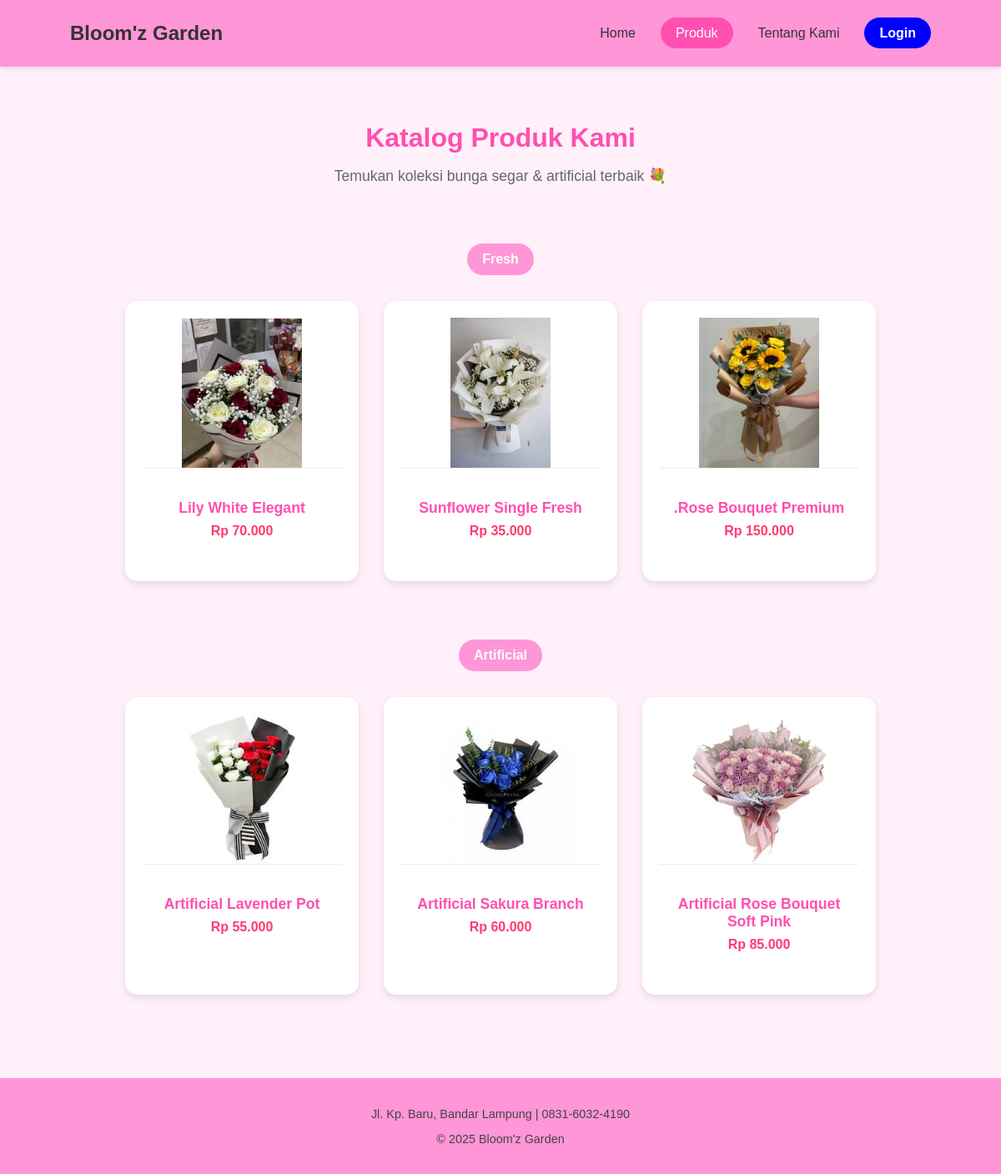
/produk.php, run on the app's committed database.
### tables this page shows
CREATE TABLE `produk` (
  `id_produk` int NOT NULL,
  `id_kategori` int NOT NULL,
  `nm_produk` varchar(255) NOT NULL,
  `deskripsi` text NOT NULL,
  `harga` int NOT NULL,
  `stok` int NOT NULL,
  `is_best_seller` tinyint NOT NULL DEFAULT '0',
  `images` varchar(255) NOT NULL
);

### produk.php (the view, shortened to what this page needs)
<?php
include "koneksi.php";
$fresh = mysqli_query($conn, "SELECT * FROM produk WHERE id_kategori = 1 ORDER BY id_produk DESC");
$artificial = mysqli_query($conn, "SELECT * FROM produk WHERE id_kategori = 2 ORDER BY id_produk DESC");
?>
<!DOCTYPE html>
<html lang="id">
<head>
    <link rel="stylesheet" href="style.css">
</head>
<body>
    <header>
        <div class="logo">Bloom'z Garden</div>
        <nav>
            <ul>
                <li><a href="index.php">Home</a></li>
                <li><a href="produk.php" class="active">Produk</a></li>
                <li><a href="about.php">Tentang Kami</a></li>
                <?php if (isset($_SESSION['status_login'])): ?>
                    <?php if ($_SESSION['role'] === 'customer'): ?>
                        <li><a href="order.php">Order</a></li>
                        <li><a href="dashboard-customer.php">Dashboard Customer</a></li>
                    <?php elseif ($_SESSION['role'] === 'admin'): ?>
                        <li><a href="dashboard-admin.php">Dashboard Admin</a></li>
                    <?php endif; ?>
                    <li><a href="logout.php" class="btn-logout">Logout</a></li>
                <?php else: ?>
                    <li><a href="login.php" class="btn-login">Login</a></li>
                <?php endif; ?>
            </ul>
        </nav>
    </header>
    <section class="produk">
        <h2>Katalog Produk Kami</h2>
        <p class="desc">Temukan koleksi bunga segar & artificial terbaik 💐</p>
        <p class="section-title" style=" margin-top: 30px; background-color: #ff96d7; border: none;" class="">
            Fresh
        </p>
        <div class="cards">
            <?php while ($row = mysqli_fetch_assoc($fresh)) { ?>
                <div class="product-card">
                    <div class="product-image">
                        <img src="images/<?php echo $row['images']; ?>"
                            alt="<?php echo $row['nm_produk']; ?>">
                    </div>
                    <div class="product-info">
                        <h3 class="product-title"><?php echo $row['nm_produk']; ?></h3>
                        <p class="product-price">Rp <?php echo number_format($row['harga'], 0, ',', '.'); ?></p>
                    </div>
                </div>
            <?php } ?>
        </div>
        <p class="section-title" style=" margin-top: 70px; background-color: #ff96d7; border: none;" class="">
            Artificial
        </p>
        <div class="cards">
            <?php while ($row = mysqli_fetch_assoc($artificial)) { ?>
                <div class="product-card">
                    <div class="product-image">
                        <img src="images/<?php echo $row['images']; ?>"
                            alt="<?php echo $row['nm_produk']; ?>">
                    </div>
                    <div class="product-info">
                        <h3 class="product-title"><?php echo $row['nm_produk']; ?></h3>
                        <p class="product-price">Rp <?php echo number_format($row['harga'], 0, ',', '.'); ?></p>
                    </div>
                </div>
            <?php } ?>
        </div>
    </section>
    <footer>
        <p>Jl. Kp. Baru, Bandar Lampung | 0831-6032-4190</p>
        <p>© 2025 Bloom'z Garden</p>
    </footer>
</body>
</html>

### style.css (style rules this page uses)
body { font-family: "Poppins", sans-serif; margin: 0; background-color: white; color: #333; scroll-behavior: smooth; }
header { background-color: #ff96d7; display: flex; justify-content: space-between; align-items: center; padding: 15px 7%; box-shadow: 0 2px 5px rgba(0, 0, 0, 0.1); position: fixed; top: 0; left: 0; right: 0; z-index: 1000; }
nav ul { list-style: none; display: flex; gap: 30px; }
nav a { text-decoration: none; color: #333; font-weight: 500; transition: color 0.3s; }
.btn-login { color: white; background-color: blue; font-weight: 600; text-decoration: none; padding: 10px 18px; border-radius: 20px; }
.section-title { display: inline-block; color: white; background-color: blue; font-weight: 600; text-decoration: none; padding: 10px 18px; border-radius: 20px; }
.logo { font-size: 1.5em; font-weight: bold; }
.cards { display: flex; justify-content: center; align-items: stretch; gap: 30px; flex-wrap: wrap; margin-top: 15px; padding: 0 20px; }
.product-card { width: 100%; max-width: 250px; background: #fff; border-radius: 12px; overflow: hidden; box-shadow: 0 3px 12px rgba(0,0,0,0.08); transition: 0.3s; text-align: center; padding-bottom: 15px; }
.product-image img { width: 100%; height: 180px; object-fit: cover; border-bottom: 1px solid #eee; }
.product-info { padding: 15px; }
.product-title { font-size: 18px; margin: 0; font-weight: 600; color: #333; }
.product-price { font-size: 16px; margin-top: 6px; color: #ff3b6f; font-weight: bold; }
.produk { padding: 120px 80px 60px; text-align: center; background-color: #fff0fa; min-height: 100vh; padding-bottom: 100px; }
.produk h2 { font-size: 2em; color: #ff4fb0; margin-bottom: 10px; }
.produk .desc { color: #666; font-size: 1.1em; margin-bottom: 40px; }
.product-card { background: white; border-radius: 15px; box-shadow: 0 4px 10px rgba(0, 0, 0, 0.1); padding: 20px; width: 240px; transition: transform 0.3s ease, box-shadow 0.3s ease; }
.product-card img { width: 100%; height: 180px; object-fit: contain; margin-bottom: 10px; }
.product-card h3 { color: #ff4fb0; font-size: 1.1em; margin: 8px 0; }
footer { background-color: #ff96d7; text-align: center; padding: 20px; font-size: 0.9em; color: #444; }
nav ul li a.active { color: #fff; background-color: #ff4fb0; padding: 10px 18px; border-radius: 20px; }

### data on the page
produk: images (picture), nm_produk "Lily White Elegant", harga "70.000"
produk: images (picture), nm_produk "Sunflower Single Fresh", harga "35.000"
produk: images (picture), nm_produk ".Rose Bouquet Premium", harga "150.000"
produk: images (picture), nm_produk "Artificial Lavender Pot", harga "55.000"
produk: images (picture), nm_produk "Artificial Sakura Branch", harga "60.000"
produk: images (picture), nm_produk "Artificial Rose Bouquet Soft Pink", harga "85.000"
